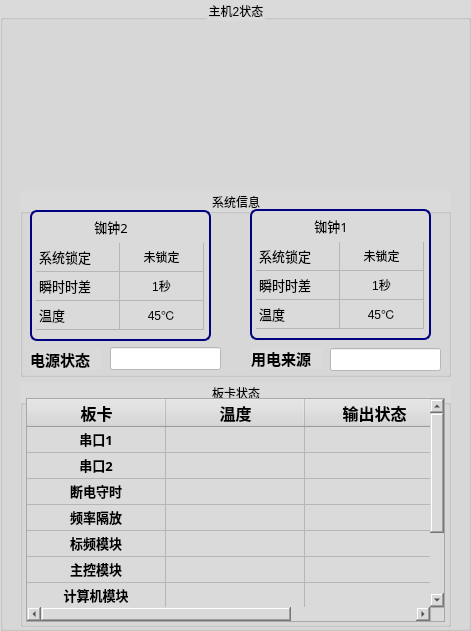
     <widget class="QGroupBox" name="groupBox_page2_host2">
      <property name="geometry">
       <rect>
        <x>520</x>
        <y>80</y>
        <width>471</width>
        <height>631</height>
       </rect>
      </property>
      <property name="styleSheet">
       <string notr="true">background-color: rgb(218, 218, 218);</string>
      </property>
      <property name="title">
       <string>主机2状态</string>
      </property>
      <property name="alignment">
       <set>Qt::AlignCenter</set>
      </property>
      <widget class="QGroupBox" name="groupBox_31">
       <property name="geometry">
        <rect>
         <x>20</x>
         <y>191</y>
         <width>431</width>
         <height>186</height>
        </rect>
       </property>
       <property name="font">
        <font>
         <family>微软雅黑</family>
        </font>
       </property>
       <property name="title">
        <string>系统信息</string>
       </property>
       <property name="alignment">
        <set>Qt::AlignCenter</set>
       </property>
       <widget class="QFrame" name="frame_11">
        <property name="geometry">
         <rect>
          <x>10</x>
          <y>19</y>
          <width>181</width>
          <height>131</height>
         </rect>
        </property>
        <property name="styleSheet">
         <string notr="true">border:2px solid #000080;
border-radius:7px;</string>
        </property>
        <property name="frameShape">
         <enum>QFrame::Box</enum>
        </property>
        <property name="frameShadow">
         <enum>QFrame::Raised</enum>
        </property>
        <widget class="QLabel" name="label_page3_icon5_5">
         <property name="geometry">
          <rect>
           <x>123</x>
           <y>3</y>
           <width>31</width>
           <height>31</height>
          </rect>
         </property>
         <property name="styleSheet">
          <string notr="true">image: url(:/image/lock_lock.png);
border:0px solid #000080;
border-radius:7px;</string>
         </property>
         <property name="text">
          <string/>
         </property>
        </widget>
        <widget class="QLabel" name="label_20">
         <property name="geometry">
          <rect>
           <x>43</x>
           <y>4</y>
           <width>76</width>
           <height>25</height>
          </rect>
         </property>
         <property name="font">
          <font>
           <family>微软雅黑</family>
           <pointsize>10</pointsize>
          </font>
         </property>
         <property name="styleSheet">
          <string notr="true">border:0px solid #000080;
border-radius:7px;</string>
         </property>
         <property name="text">
          <string>铷钟2</string>
         </property>
         <property name="alignment">
          <set>Qt::AlignCenter</set>
         </property>
        </widget>
        <widget class="QTableWidget" name="tableWidget_4">
         <property name="geometry">
          <rect>
           <x>6</x>
           <y>33</y>
           <width>170</width>
           <height>91</height>
          </rect>
         </property>
         <property name="focusPolicy">
          <enum>Qt::NoFocus</enum>
         </property>
         <property name="styleSheet">
          <string notr="true">border:0px solid #000080;
border-radius:7px;</string>
         </property>
         <property name="editTriggers">
          <set>QAbstractItemView::NoEditTriggers</set>
         </property>
         <attribute name="horizontalHeaderVisible">
          <bool>false</bool>
         </attribute>
         <attribute name="horizontalHeaderDefaultSectionSize">
          <number>84</number>
         </attribute>
         <attribute name="verticalHeaderVisible">
          <bool>false</bool>
         </attribute>
         <attribute name="verticalHeaderDefaultSectionSize">
          <number>29</number>
         </attribute>
         <row>
          <property name="text">
           <string>新建行</string>
          </property>
         </row>
         <row>
          <property name="text">
           <string>新建行</string>
          </property>
         </row>
         <row>
          <property name="text">
           <string>新建行</string>
          </property>
         </row>
         <column>
          <property name="text">
           <string>新建列</string>
          </property>
         </column>
         <column>
          <property name="text">
           <string>新建列</string>
          </property>
         </column>
         <item row="0" column="0">
          <property name="text">
           <string>系统锁定</string>
          </property>
          <property name="font">
           <font>
            <pointsize>10</pointsize>
           </font>
          </property>
          <property name="icon">
           <iconset>
            <normaloff>image/Gnome_System_Lock_Screen_64_64px_532412_easyicon.net.png</normaloff>image/Gnome_System_Lock_Screen_64_64px_532412_easyicon.net.png</iconset>
          </property>
         </item>
         <item row="0" column="1">
          <property name="text">
           <string>未锁定</string>
          </property>
          <property name="font">
           <font>
            <pointsize>9</pointsize>
           </font>
          </property>
          <property name="textAlignment">
           <set>AlignCenter</set>
          </property>
         </item>
         <item row="1" column="0">
          <property name="text">
           <string>瞬时时差</string>
          </property>
          <property name="font">
           <font>
            <pointsize>10</pointsize>
           </font>
          </property>
          <property name="icon">
           <iconset>
            <normaloff>image/timeIcon2.png</normaloff>image/timeIcon2.png</iconset>
          </property>
         </item>
         <item row="1" column="1">
          <property name="text">
           <string>1秒</string>
          </property>
          <property name="font">
           <font>
            <pointsize>9</pointsize>
           </font>
          </property>
          <property name="textAlignment">
           <set>AlignCenter</set>
          </property>
         </item>
         <item row="2" column="0">
          <property name="text">
           <string>温度</string>
          </property>
          <property name="font">
           <font>
            <pointsize>10</pointsize>
           </font>
          </property>
          <property name="icon">
           <iconset>
            <normaloff>image/card_tempera.png</normaloff>image/card_tempera.png</iconset>
          </property>
         </item>
         <item row="2" column="1">
          <property name="text">
           <string>45℃</string>
          </property>
          <property name="font">
           <font>
            <pointsize>9</pointsize>
           </font>
          </property>
          <property name="textAlignment">
           <set>AlignCenter</set>
          </property>
         </item>
        </widget>
       </widget>
       <widget class="QFrame" name="frame_12">
        <property name="geometry">
         <rect>
          <x>230</x>
          <y>18</y>
          <width>181</width>
          <height>131</height>
         </rect>
        </property>
        <property name="styleSheet">
         <string notr="true">border:2px solid #000080;
border-radius:7px;</string>
        </property>
        <property name="frameShape">
         <enum>QFrame::Box</enum>
        </property>
        <property name="frameShadow">
         <enum>QFrame::Raised</enum>
        </property>
        <widget class="QLabel" name="label_page3_icon5_6">
         <property name="geometry">
          <rect>
           <x>123</x>
           <y>3</y>
           <width>31</width>
           <height>31</height>
          </rect>
         </property>
         <property name="styleSheet">
          <string notr="true">image: url(:/image/lock_unlock.png);
border:0px solid #000080;
border-radius:7px;</string>
         </property>
         <property name="text">
          <string/>
         </property>
        </widget>
        <widget class="QLabel" name="label_21">
         <property name="geometry">
          <rect>
           <x>43</x>
           <y>4</y>
           <width>76</width>
           <height>25</height>
          </rect>
         </property>
         <property name="font">
          <font>
           <family>微软雅黑</family>
           <pointsize>10</pointsize>
          </font>
         </property>
         <property name="styleSheet">
          <string notr="true">border:0px solid #000080;
border-radius:7px;</string>
         </property>
         <property name="text">
          <string>铷钟1</string>
         </property>
         <property name="alignment">
          <set>Qt::AlignCenter</set>
         </property>
        </widget>
        <widget class="QTableWidget" name="tableWidget_5">
         <property name="geometry">
          <rect>
           <x>6</x>
           <y>33</y>
           <width>170</width>
           <height>91</height>
          </rect>
         </property>
         <property name="focusPolicy">
          <enum>Qt::NoFocus</enum>
         </property>
         <property name="styleSheet">
          <string notr="true">border:0px solid #000080;
border-radius:7px;</string>
         </property>
         <property name="editTriggers">
          <set>QAbstractItemView::NoEditTriggers</set>
         </property>
         <attribute name="horizontalHeaderVisible">
          <bool>false</bool>
         </attribute>
         <attribute name="horizontalHeaderDefaultSectionSize">
          <number>84</number>
         </attribute>
         <attribute name="verticalHeaderVisible">
          <bool>false</bool>
         </attribute>
         <attribute name="verticalHeaderDefaultSectionSize">
          <number>29</number>
         </attribute>
         <row>
          <property name="text">
           <string>新建行</string>
          </property>
         </row>
         <row>
          <property name="text">
           <string>新建行</string>
          </property>
         </row>
         <row>
          <property name="text">
           <string>新建行</string>
          </property>
         </row>
         <column>
          <property name="text">
           <string>新建列</string>
          </property>
         </column>
         <column>
          <property name="text">
           <string>新建列</string>
          </property>
         </column>
         <item row="0" column="0">
          <property name="text">
           <string>系统锁定</string>
          </property>
          <property name="font">
           <font>
            <pointsize>10</pointsize>
           </font>
          </property>
          <property name="icon">
           <iconset>
            <normaloff>image/Gnome_System_Lock_Screen_64_64px_532412_easyicon.net.png</normaloff>image/Gnome_System_Lock_Screen_64_64px_532412_easyicon.net.png</iconset>
          </property>
         </item>
         <item row="0" column="1">
          <property name="text">
           <string>未锁定</string>
          </property>
          <property name="font">
           <font>
            <pointsize>9</pointsize>
           </font>
          </property>
          <property name="textAlignment">
           <set>AlignCenter</set>
          </property>
         </item>
         <item row="1" column="0">
          <property name="text">
           <string>瞬时时差</string>
          </property>
          <property name="font">
           <font>
            <pointsize>10</pointsize>
           </font>
          </property>
          <property name="icon">
           <iconset>
            <normaloff>image/timeIcon2.png</normaloff>image/timeIcon2.png</iconset>
          </property>
         </item>
         <item row="1" column="1">
          <property name="text">
           <string>1秒</string>
          </property>
          <property name="font">
           <font>
            <pointsize>9</pointsize>
           </font>
          </property>
          <property name="textAlignment">
           <set>AlignCenter</set>
          </property>
         </item>
         <item row="2" column="0">
          <property name="text">
           <string>温度</string>
          </property>
          <property name="font">
           <font>
            <pointsize>10</pointsize>
           </font>
          </property>
          <property name="icon">
           <iconset>
            <normaloff>image/card_tempera.png</normaloff>image/card_tempera.png</iconset>
          </property>
         </item>
         <item row="2" column="1">
          <property name="text">
           <string>45℃</string>
          </property>
          <property name="font">
           <font>
            <pointsize>9</pointsize>
           </font>
          </property>
          <property name="textAlignment">
           <set>AlignCenter</set>
          </property>
         </item>
        </widget>
       </widget>
       <widget class="QLabel" name="label_30">
        <property name="geometry">
         <rect>
          <x>10</x>
          <y>158</y>
          <width>71</width>
          <height>21</height>
         </rect>
        </property>
        <property name="font">
         <font>
          <family>宋体</family>
          <pointsize>11</pointsize>
          <weight>75</weight>
          <bold>true</bold>
         </font>
        </property>
        <property name="text">
         <string>电源状态</string>
        </property>
        <property name="textFormat">
         <enum>Qt::AutoText</enum>
        </property>
        <property name="alignment">
         <set>Qt::AlignLeading|Qt::AlignLeft|Qt::AlignVCenter</set>
        </property>
       </widget>
       <widget class="QLineEdit" name="lineEdit_powerStatus_5">
        <property name="enabled">
         <bool>false</bool>
        </property>
        <property name="geometry">
         <rect>
          <x>90</x>
          <y>156</y>
          <width>111</width>
          <height>23</height>
         </rect>
        </property>
        <property name="font">
         <font>
          <family>宋体</family>
         </font>
        </property>
        <property name="focusPolicy">
         <enum>Qt::NoFocus</enum>
        </property>
        <property name="styleSheet">
         <string notr="true">background-color: rgb(255, 255, 255);</string>
        </property>
        <property name="alignment">
         <set>Qt::AlignCenter</set>
        </property>
        <property name="dragEnabled">
         <bool>false</bool>
        </property>
       </widget>
       <widget class="QLineEdit" name="lineEdit_powerOrigin_5">
        <property name="enabled">
         <bool>false</bool>
        </property>
        <property name="geometry">
         <rect>
          <x>310</x>
          <y>157</y>
          <width>111</width>
          <height>23</height>
         </rect>
        </property>
        <property name="font">
         <font>
          <family>宋体</family>
         </font>
        </property>
        <property name="focusPolicy">
         <enum>Qt::NoFocus</enum>
        </property>
        <property name="styleSheet">
         <string notr="true">background-color: rgb(255, 255, 255);</string>
        </property>
        <property name="alignment">
         <set>Qt::AlignCenter</set>
        </property>
        <property name="dragEnabled">
         <bool>false</bool>
        </property>
       </widget>
       <widget class="QLabel" name="label_31">
        <property name="geometry">
         <rect>
          <x>231</x>
          <y>157</y>
          <width>71</width>
          <height>21</height>
         </rect>
        </property>
        <property name="font">
         <font>
          <family>宋体</family>
          <pointsize>11</pointsize>
          <weight>75</weight>
          <bold>true</bold>
         </font>
        </property>
        <property name="text">
         <string>用电来源</string>
        </property>
        <property name="textFormat">
         <enum>Qt::AutoText</enum>
        </property>
        <property name="alignment">
         <set>Qt::AlignLeading|Qt::AlignLeft|Qt::AlignVCenter</set>
        </property>
       </widget>
      </widget>
      <widget class="QGroupBox" name="groupBox_56">
       <property name="geometry">
        <rect>
         <x>20</x>
         <y>382</y>
         <width>431</width>
         <height>245</height>
        </rect>
       </property>
       <property name="font">
        <font>
         <family>微软雅黑</family>
        </font>
       </property>
       <property name="title">
        <string>板卡状态</string>
       </property>
       <property name="alignment">
        <set>Qt::AlignCenter</set>
       </property>
       <widget class="QTableWidget" name="tableWidget_cardBoardStatus_2">
        <property name="geometry">
         <rect>
          <x>6</x>
          <y>16</y>
          <width>419</width>
          <height>224</height>
         </rect>
        </property>
        <property name="font">
         <font>
          <pointsize>9</pointsize>
          <weight>75</weight>
          <italic>false</italic>
          <bold>true</bold>
          <underline>false</underline>
          <strikeout>false</strikeout>
          <kerning>false</kerning>
         </font>
        </property>
        <property name="focusPolicy">
         <enum>Qt::NoFocus</enum>
        </property>
        <property name="editTriggers">
         <set>QAbstractItemView::NoEditTriggers</set>
        </property>
        <attribute name="horizontalHeaderDefaultSectionSize">
         <number>139</number>
        </attribute>
        <attribute name="horizontalHeaderHighlightSections">
         <bool>false</bool>
        </attribute>
        <attribute name="horizontalHeaderMinimumSectionSize">
         <number>31</number>
        </attribute>
        <attribute name="verticalHeaderVisible">
         <bool>false</bool>
        </attribute>
        <attribute name="verticalHeaderDefaultSectionSize">
         <number>22</number>
        </attribute>
        <attribute name="verticalHeaderHighlightSections">
         <bool>false</bool>
        </attribute>
        <attribute name="verticalHeaderMinimumSectionSize">
         <number>26</number>
        </attribute>
        <row>
         <property name="text">
          <string/>
         </property>
        </row>
        <row>
         <property name="text">
          <string>新建行</string>
         </property>
        </row>
        <row>
         <property name="text">
          <string>新建行</string>
         </property>
        </row>
        <row>
         <property name="text">
          <string>新建行</string>
         </property>
        </row>
        <row>
         <property name="text">
          <string>新建行</string>
         </property>
        </row>
        <row>
         <property name="text">
          <string>新建行</string>
         </property>
        </row>
        <row>
         <property name="text">
          <string>新建行</string>
         </property>
        </row>
        <row>
         <property name="text">
          <string/>
         </property>
        </row>
        <row>
         <property name="text">
          <string>新建行</string>
         </property>
        </row>
        <column>
         <property name="text">
          <string>板卡</string>
         </property>
         <property name="font">
          <font>
           <family>宋体</family>
           <pointsize>12</pointsize>
           <weight>75</weight>
           <bold>true</bold>
          </font>
         </property>
         <property name="icon">
          <iconset>
           <normaloff>image/Sound_Card_751px_1191380_easyicon.net.png</normaloff>image/Sound_Card_751px_1191380_easyicon.net.png</iconset>
         </property>
        </column>
        <column>
         <property name="text">
          <string>温度</string>
         </property>
         <property name="font">
          <font>
           <family>宋体</family>
           <pointsize>12</pointsize>
           <weight>75</weight>
           <bold>true</bold>
          </font>
         </property>
         <property name="textAlignment">
          <set>AlignCenter</set>
         </property>
         <property name="icon">
          <iconset>
           <normaloff>image/card_tempera.png</normaloff>image/card_tempera.png</iconset>
         </property>
        </column>
        <column>
         <property name="text">
          <string>输出状态</string>
         </property>
         <property name="font">
          <font>
           <family>宋体</family>
           <pointsize>12</pointsize>
           <weight>75</weight>
           <bold>true</bold>
          </font>
         </property>
         <property name="icon">
          <iconset>
           <normaloff>image/utilities_system_monitor_256px_1172158_easyicon.net.png</normaloff>image/utilities_system_monitor_256px_1172158_easyicon.net.png</iconset>
         </property>
        </column>
        <item row="0" column="0">
         <property name="text">
          <string>串口1</string>
         </property>
         <property name="font">
          <font>
           <family>宋体</family>
           <pointsize>10</pointsize>
           <weight>75</weight>
           <bold>true</bold>
          </font>
         </property>
         <property name="textAlignment">
          <set>AlignCenter</set>
         </property>
        </item>
        <item row="0" column="1">
         <property name="text">
          <string/>
         </property>
        </item>
        <item row="0" column="2">
         <property name="text">
          <string/>
         </property>
        </item>
        <item row="1" column="0">
         <property name="text">
          <string>串口2</string>
         </property>
         <property name="font">
          <font>
           <family>宋体</family>
           <pointsize>10</pointsize>
           <weight>75</weight>
           <bold>true</bold>
          </font>
         </property>
         <property name="textAlignment">
          <set>AlignCenter</set>
         </property>
        </item>
        <item row="2" column="0">
         <property name="text">
          <string>断电守时</string>
         </property>
         <property name="font">
          <font>
           <family>宋体</family>
           <pointsize>10</pointsize>
           <weight>75</weight>
           <bold>true</bold>
          </font>
         </property>
         <property name="textAlignment">
          <set>AlignCenter</set>
         </property>
        </item>
        <item row="3" column="0">
         <property name="text">
          <string>频率隔放</string>
         </property>
         <property name="font">
          <font>
           <family>宋体</family>
           <pointsize>10</pointsize>
           <weight>75</weight>
           <bold>true</bold>
          </font>
         </property>
         <property name="textAlignment">
          <set>AlignCenter</set>
         </property>
        </item>
        <item row="4" column="0">
         <property name="text">
          <string>标频模块</string>
         </property>
         <property name="font">
          <font>
           <family>宋体</family>
           <pointsize>10</pointsize>
           <weight>75</weight>
           <bold>true</bold>
          </font>
         </property>
         <property name="textAlignment">
          <set>AlignCenter</set>
         </property>
        </item>
        <item row="5" column="0">
         <property name="text">
          <string>主控模块</string>
         </property>
         <property name="font">
          <font>
           <family>宋体</family>
           <pointsize>10</pointsize>
           <weight>75</weight>
           <bold>true</bold>
          </font>
         </property>
         <property name="textAlignment">
          <set>AlignCenter</set>
         </property>
        </item>
        <item row="6" column="0">
         <property name="text">
          <string>计算机模块</string>
         </property>
         <property name="font">
          <font>
           <family>宋体</family>
           <pointsize>10</pointsize>
           <weight>75</weight>
           <bold>true</bold>
          </font>
         </property>
         <property name="textAlignment">
          <set>AlignCenter</set>
         </property>
        </item>
        <item row="7" column="0">
         <property name="text">
          <string>光纤模块</string>
         </property>
         <property name="font">
          <font>
           <family>宋体</family>
           <pointsize>10</pointsize>
           <weight>75</weight>
           <bold>true</bold>
          </font>
         </property>
         <property name="textAlignment">
          <set>AlignCenter</set>
         </property>
        </item>
        <item row="8" column="0">
         <property name="text">
          <string>测试、调试口</string>
         </property>
         <property name="font">
          <font>
           <family>宋体</family>
           <pointsize>10</pointsize>
           <weight>75</weight>
           <bold>true</bold>
          </font>
         </property>
         <property name="textAlignment">
          <set>AlignCenter</set>
         </property>
        </item>
       </widget>
      </widget>
     </widget>
